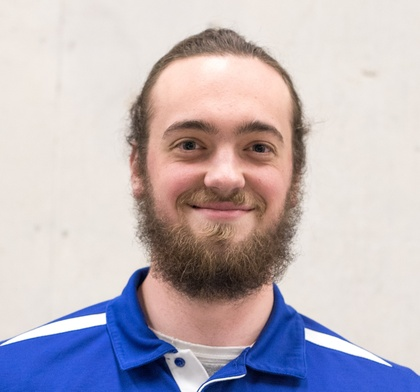
%> input picture sensors_and_control/sensors_A2021-main/labs/lab1/IMG_5730.jpg, 420 x 392 px, shrunk from 2132 x 1989 before the run
$ octave untitled.m   (GNU Octave 9; MATLAB toolbox functions it lacks are replaced by stand-ins)
%> lines starting %> are read from the running program, lines starting %| are printed output that depends on the picture; in (x1, y1, x2, y2) boxes, pixels count from 0 and x2, y2 are one past the last pixel; in counts of white or black regions, pixels touching at a corner belong together; the program's own positions count from 1
%> further down, image is the input picture: size 392x420x3 uint8; mean R, G, B 189.8, 181.4, 188.5
### sensors_and_control/sensors_A2021-main/labs/lab1/convertRGBtoGrayscale_student.m
function [imgGS] = convertRGBtoGrayscale_student(imgRGB)

% Get the size of the input image
[rows, cols, channels] = size(imgRGB)
%> rows = 392; cols = 420; channels = 3

% Create an empty matrix for the new greyscale image
imgGS = zeros(rows,cols);

for i = 1:rows
    for j = 1:cols
        % Your logic goes in here
        imgGS(i,j) = sum(imgRGB(i,j,:))/channels;

    end
end
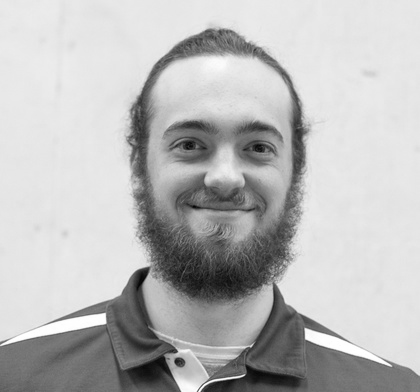
%> imgGS: size 392x420 double; min 4.33, max 255, mean 186.6

imgGS = uint8(imgGS);
%> imgGS: size 392x420 uint8
imshow(imgGS);

end

### sensors_and_control/sensors_A2021-main/labs/lab1/convertGStoBW_student.m
function [imgBW] = convertGStoBW_student(imgGS, threshold)
%> called with threshold = 128

% Get the size of the input image
[rows, cols, channels] = size(imgGS);
%> channels = 1

%create an empty matrix for the binary image
imgBW = zeros(rows,cols);

for i = 1:rows
    for j = 1:cols
        % Your logic goes in here
        imgBW(i,j) = ((sum(imgGS(i,j, :))/channels) >= threshold);

    end
end
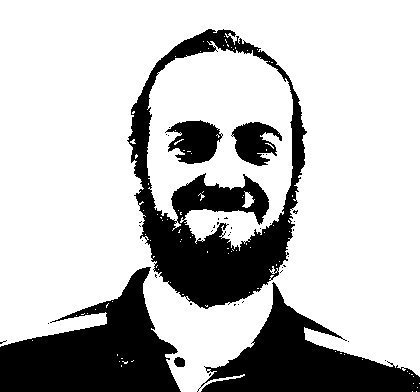
%> imgBW: size 392x420 double; values 0 (black) and 1 (white), 74.9% white; 41 black regions (35 under 20 px), largest, box (x1, y1, x2, y2) and area: (127, 29, 307, 309) 16237, (0, 267, 181, 392) 12166, (197, 282, 420, 392) 9748, (165, 120, 223, 164) 1637, (231, 122, 282, 166) 1336, (174, 357, 185, 367) 89

imgBW = logical(imgBW);
imshow(imgBW);

end

### sensors_and_control/sensors_A2021-main/labs/lab1/untitled.m
image = imread('IMG_5730.jpg');

image_gs = convertRGBtoGrayscale_student(image);

imshow(image_gs);

image_bw = convertGStoBW_student(image_gs, 128);
imshow(image_bw)
